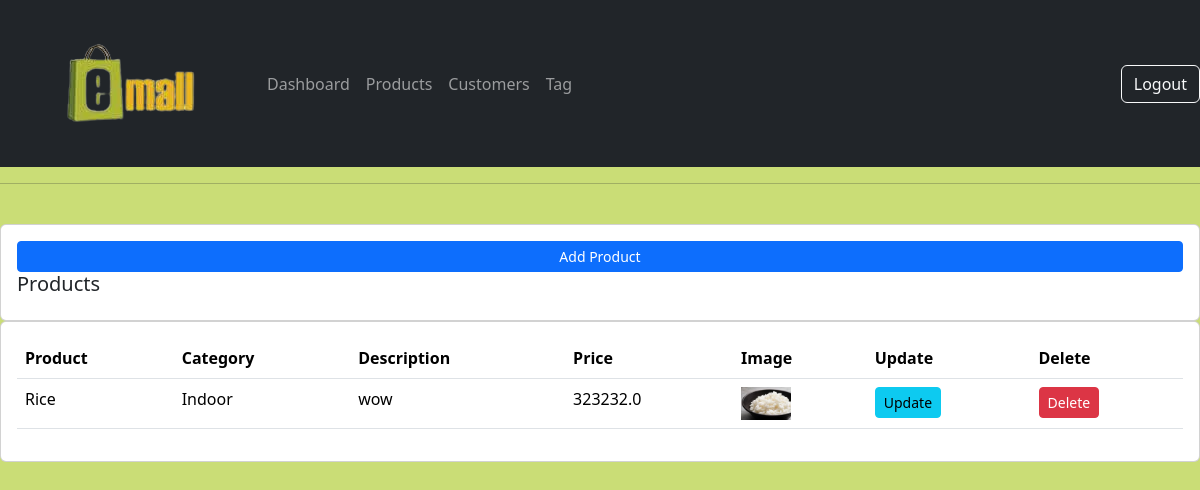
/product/ (signed in), run on the app's committed database.
### account/models.py (models this page shows, shortened)
class Product(models.Model):
    CATEGORY = (
        ('Indoor', 'Indoor'),
        ('Out Door', 'Out Door'),
    )
    name = models.CharField(max_length=200, null=True)
    price = models.FloatField(null=True)
    category = models.CharField(max_length=200, null=True, choices=CATEGORY)
    description = models.CharField(max_length=200, null=True, blank=True)
    date_created = models.DateTimeField(auto_now_add=True, null=True)
    pic = models.ImageField(upload_to='product_images/', blank=True)
    tags = models.ManyToManyField(Tag)

### account/views.py (the view)
# urls.py: path('product/',views.Prod,name='product'),
@login_required(login_url='login')
def Prod(request):
    product = Product.objects.all()
    context = {'product': product}
    return render(request, 'account/product.html', context)

### templates/account/product.html
{%  extends 'main.html' %}
{% block content %}
		<br>
		<div class="row">
			<div class="col-md">
				<div class="card card-body">
		<a class="btn btn-primary btn-sm btn-block" href="{% url 'add_product' %}">Add Product</a>
					<h5>Products</h5>
				</div>
				<div class="card card-body">
					<table class="table">
						<tr>
							<th>Product</th>
							<th>Category</th>
							<th>Description</th>
							<th>Price</th>
							<th>Image</th>
							<th>Update</th>
							<th>Delete</th>
						</tr>
						{% for i in product %}
							<tr>
								<td>{{i.name}}</td>
								<td>{{i.category}}</td>
								<td>{{i.description}}</td>
								<td>{{i.price}}</td>
								<td>
									{% if i.pic %}
										<img src="{{i.pic.url}}" width="50px">
									{% else %}
										<span class="text-muted">No Image</span>
									{% endif %}
								</td>
								<td><a class="btn btn-sm btn-info" href="{% url 'update_product' i.id %}">Update</a></td>
								<td><a class="btn btn-sm btn-danger" href="{% url 'delete_product' i.id %}">Delete</a></td>
							</tr>
						{% endfor %}
					</table>
				</div>
			</div>
		</div>
{% endblock content %}

### static/css/style.css (style rules this page uses)
body { background-color: rgb(202, 221, 118); }

### data on the page
Product: name "Rice", category "Indoor", description "wow", price "323232.0", pic (picture)
